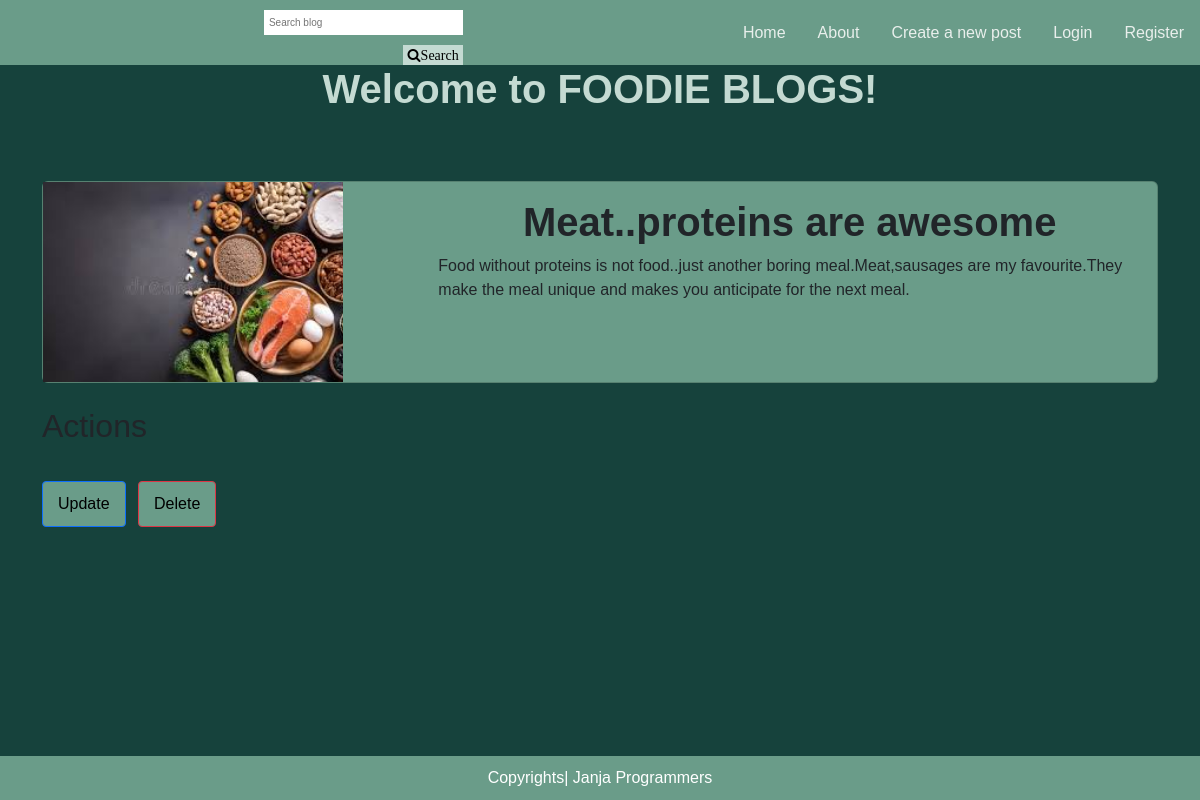
Screenshot of /detail/7/ with the database file from the repository.
### blog/models.py (models this page shows)
class Post(models.Model):
    title=models.CharField(max_length=100)
    content=models.TextField(max_length=600)
    author=models.CharField(max_length=100)
    date_created =models.DateField()
    image=models.ImageField(upload_to='images',blank=True,null=True)

### blog/views.py (the view)
# urls.py: path('detail/<int:id>/',post_detail,name='detail'),
def post_detail(request,id):
    post=get_object_or_404(Post,id=id)
    return render(request,'blog/detail.html',{'post':post})

### blog/templates/blog/detail.html
{% extends 'base.html' %} {% block content %} {% load static %}
<section class="vh-110 gradient-custom-2">
  <div class="container py-5">
   <div class="row">
   <div class="col-12">
   <div class="card" style="background-color:#6A9C89">
   <div class="row -0">
   <div class="col-md-4">
  <img src="{{ post.image.url }}" class="image" alt="Post Image" style="max-width: 300px;">
  </div>
  <div class="col-md-8">
   <div class="card-body"  >
    <h1 class="card-title">{{ post.title }}</h1>
    <p class="card-text">{{ post.content }}</p>
     </div>
</div>
</div>
</div>
</div>
<div class="mt-4">
    <h2 class="mb-3">Actions</h2>
    <a href="{% url 'update' post.id %}" class="btn btn-primary me-2">Update</a>
    <a href="{% url 'delete' post.id %}" class="btn btn-danger me-2">Delete</a>
</div>
  </div>
</section>
{% endblock content %}

### assets/css/index.css (style rules this page uses)
body { background-color:#16423C; font-family: sans-serif; }
h1 { font-family: sans-serif; text-align: center; color: #C4DAD2; margin-bottom: 20px; font-weight:bolder; }
.btn-danger { display:inline-block; margin-top: 20px; background-color: #6A9C89; color: black; padding: 10px 15px; border-radius: 4px; text-align: center; text-decoration: none; }
.btn-primary { display:inline-block; margin-top: 20px; background-color: #6A9C89; color: black; padding: 10px 15px; border-radius: 4px; text-align: center; text-decoration: none; }
.image { width:100%; height:200px; object-fit:cover; display:block; }

### rows the page displays
Post: image (picture), title "Meat..proteins are awesome", content "Food without proteins is not food..just another boring meal.Meat,sausages are my favourite.They make the meal unique and makes you anticipate for the next meal."
